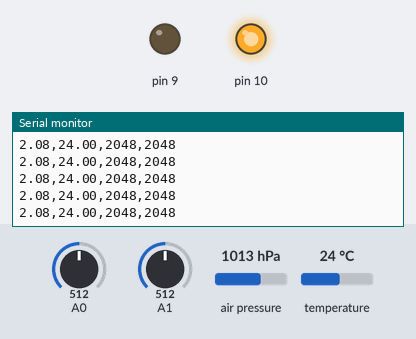
A sketch run on a simulated Arduino Uno, built with avr-gcc and run on an emulated ATmega328P. On the bench: output pins drawn as LEDs (lit = HIGH), the last lines printed to the serial monitor. The test bench sets the inputs (shaded band); at power-on: A0 = 512, A1 = 512, air pressure 1013 hPa, temperature 24 °C. Storage starts empty.

Above: at 4.2 s.
4.3 s: A0 set to 258
At 5.1 s:
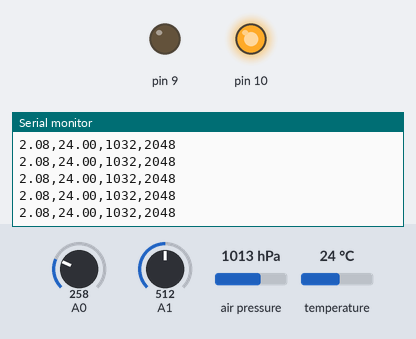
5.8 s: A0 set to 231
At 6.4 s:
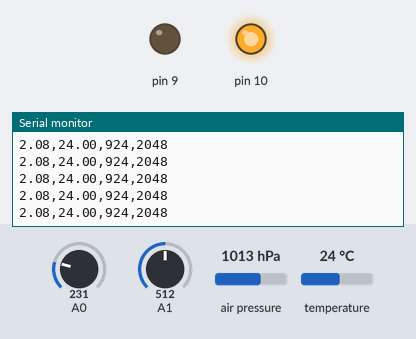
Timing chart, 0 to 8.8 s (numbered marks = the images above; inputs shaded):
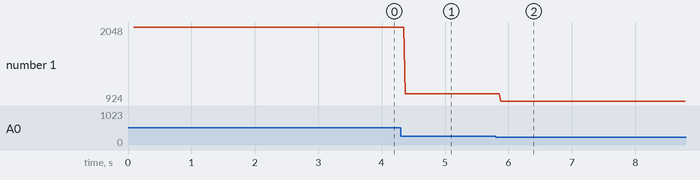

The sketch:

BSE_Balloon.ino
```cpp
/*
 * Final balloon sketch.
 * Handles OSD shield, SD shield, and temperature/altitude sensor
 *
 * Created: 3/21/2017
 * Last modified: 10/14/2018
 *
 * Author: Nishanth J. Kumar (NishanthJKumar)
 * Based on code by:
 * David Schurman (dschurman)
 */

// Included Libraries
  #include <SPI.h> // Serial Peripheral Interface, used to communicate with shields
  #include <SD.h> // SD card library
  #include <Adafruit_Sensor.h>
  #include <Adafruit_BME280.h>

#define BME_SCK 13
#define BME_MISO 12
#define BME_MOSI 11
#define BME_CS 10

#define SEALEVELPRESSURE_HPA (1013.25)

Adafruit_BME280 bme; // I2C


// Global variables
// These define serial communication between Arduino and shields
 // const byte osdChipSelect = 10; // chip select pin for OSD
  const byte masterOutSlaveIn = MOSI;
  const byte masterInSlaveOut = MISO;
  const byte slaveClock = SCK;
  const int chipSelect = 4; // chip select pin for SD card

//  SFE_BMP180 pressure;
//  double baseline; // baseline pressure
  unsigned long curr_time;

  boolean deployed = false; // Indicating the panel isn't deployed yet
  boolean printed = false; // Indicating whether it's been printed that the deploy has happened


// Hardware Setup
  void setup()
  {

    Serial.begin(9600); // Begin serial communication (9600 baud)

    bool status;

    // default settings
    // (you can also pass in a Wire library object like &Wire2)
    status = bme.begin();

    Serial.println("Program started");

    pinMode(10, OUTPUT);
    digitalWrite(10, HIGH);

    // sets the digital pin 10 as output. This will be used to trigger the MOSFET
    pinMode(9, OUTPUT);

    digitalWrite(9, LOW); //set pin originally to low so flaps are originally not deployed
    analogWrite(9, 0);

    Serial.println("REBOOT");
    if (status) // initialize sensor
    Serial.println("BME280 init success");
    else
    {
      Serial.println("BME280 init fail (disconnected?)\n\n");
      while(1); // Pause forever.
    }

    Serial.print("Initializing SD card...");
    // see if the card is present and can be initialized:
    if (!SD.begin(4)) {
      Serial.println("Card failed, or not present");
      // don't do anything more
    }
    Serial.println("card initialized.");
    // Initialize the SPI connection:
    SPI.begin();
    SPI.setClockDivider( SPI_CLOCK_DIV2 );      // Must be less than 10MHz.
  }

// Main Code
  void loop()
  {
    curr_time = millis(); // tine value in millis
    // Serial.println(freeMemory()); //use to check for memory leaks
    String dataString = ""; // for writing to SD
    double a,P,T;
    P = bme.readPressure() / 100.0F;
    T = bme.readTemperature();
    int solarMilliVolts1 = analogRead(A0) * (5000 / 1023);
    int solarMilliVolts2 = analogRead(A1) * (5000 / 1023);
    a = bme.readAltitude(SEALEVELPRESSURE_HPA); // altitude in meters

    dataString += a;
    dataString += ",";
    dataString += T;
    dataString += ",";
    dataString += solarMilliVolts1;
    dataString += ",";
    dataString += solarMilliVolts2;

      if(((a > 10000) || (curr_time > 3333000)) && !deployed) {
      int i = 100;
      while(i < 255) {
        analogWrite(9, i);
        delay(50);
        i += 50;
      }
      delay(1000);
      i = 0;
      analogWrite(9, i);
      deployed = true;
      Serial.println("!!!!!! DEPLOY JUST HAPPENED !!!!!!!!!!!!!!!");
      }

    File dataFile;
    char filename[] = "datalog.csv";
    dataFile = SD.open(filename, FILE_WRITE);
    // if the file is available, write to it:
    if (dataFile) {
      if(deployed && !printed) {
      dataFile.println("SOLAR DEPLOYED APPROX 1 SECOND EARLIER");
      Serial.println("SOLAR DEPLOYED APPROX 1 SECOND EARLIER");
      printed = true;
      }
      dataFile.println(dataString);
      dataFile.close();
      // print to the serial port too:
      Serial.println(dataString);
    }
    // if the file isn't open, display error message:
    else {
      if(deployed && !printed) {
      Serial.println("SOLAR DEPLOYED APPROX 1 SECOND EARLIER");
      printed = true;
      }
      Serial.println(dataString);
      Serial.println("txt err");
     }
     }
```

Measured:
- after the input at 4.3 s, the serial monitor: prints a new line after 0.07 s (image 1)
- after the input at 5.8 s, the serial monitor: prints a new line after 0.08 s (image 2)
- plotted number 1: 2048 → 1032 after the input at 4.3 s, 1032 → 924 after the input at 5.8 s
